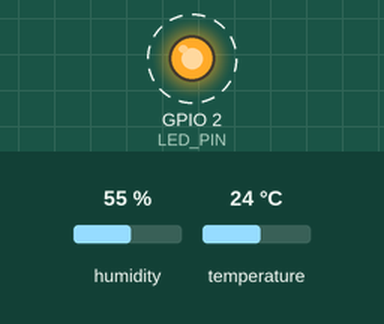
Simulated run of this sketch. Board: ESP32. Parts: output pins drawn as LEDs (lit = HIGH). Dashed ring = blinking. The test bench sets the inputs (shaded band); at power-on: humidity 55 %, temperature 24 °C. What the sketch prints to the serial monitor is not drawn.

Above: at 1.0 s.
Timing chart, 0 to 5.1 s (numbered marks = the images above):
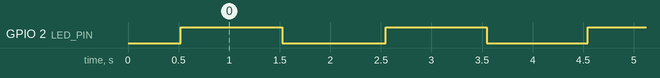

The sketch:

freertos_sensor_dashboard.ino
```cpp
// ============================================================
//  FreeRTOS Real-Time Sensor Dashboard
//  Hardware : ESP32-WROOM-32E
//  Sensors  : DHT11 (GPIO4), LED (GPIO2)
//  Tasks    : LED blink @ 1s | DHT11 read @ 2s via UART
// ============================================================
//  Library required: "DHT sensor library" by Adafruit
//  Install via: Arduino IDE → Library Manager → search "DHT sensor library"
//  Also install its dependency: "Adafruit Unified Sensor"
// ============================================================

#include <Arduino.h>
#include "DHT.h"

// ── Pin definitions ──────────────────────────────────────────
#define LED_PIN     2       // Built-in LED on most ESP32 DevKitC boards
#define DHT_PIN     4       // DHT11 data line → GPIO4
#define DHT_TYPE    DHT11

// ── FreeRTOS task handles (optional, useful for debugging) ───
TaskHandle_t ledTaskHandle   = NULL;
TaskHandle_t dhtTaskHandle   = NULL;

// ── DHT sensor object ────────────────────────────────────────
DHT dht(DHT_PIN, DHT_TYPE);

// ============================================================
//  Task 1: LED Blink
//  Toggles the LED every 1 second independently of all other tasks.
// ============================================================
void ledBlinkTask(void *pvParameters) {
  pinMode(LED_PIN, OUTPUT);

  Serial.println("[LED Task] Started on core " + String(xPortGetCoreID()));

  while (true) {
    digitalWrite(LED_PIN, HIGH);
    vTaskDelay(pdMS_TO_TICKS(1000));   // ON for 1 second

    digitalWrite(LED_PIN, LOW);
    vTaskDelay(pdMS_TO_TICKS(1000));   // OFF for 1 second
  }
}

// ============================================================
//  Task 2: DHT11 Sensor Read
//  Reads temperature and humidity every 2 seconds,
//  streams results over UART to the Serial Monitor.
// ============================================================
void dhtSensorTask(void *pvParameters) {
  dht.begin();

  // Small startup delay so DHT11 can initialise (it needs ~1s after power-on)
  vTaskDelay(pdMS_TO_TICKS(2000));

  Serial.println("[DHT Task] Started on core " + String(xPortGetCoreID()));

  while (true) {
    float humidity    = dht.readHumidity();
    float tempC       = dht.readTemperature();       // Celsius
    float tempF       = dht.readTemperature(true);   // Fahrenheit

    // Check for failed readings
    if (isnan(humidity) || isnan(tempC)) {
      Serial.println("[DHT Task] ERROR: Failed to read from DHT11 sensor!");
      Serial.println("           Check wiring: VCC→3.3V, GND→GND, DATA→GPIO4");
      Serial.println("           Ensure 10kΩ pull-up resistor on DATA line.");
    } else {
      // Print formatted output to Serial Monitor
      Serial.println("────────────────────────────");
      Serial.printf("  Temperature : %.1f °C  /  %.1f °F\n", tempC, tempF);
      Serial.printf("  Humidity    : %.1f %%\n", humidity);

      // Heat index (feels-like temperature)
      float heatIndex = dht.computeHeatIndex(tempC, humidity, false);
      Serial.printf("  Heat index  : %.1f °C\n", heatIndex);
      Serial.println("────────────────────────────");
    }

    vTaskDelay(pdMS_TO_TICKS(2000));  // Wait 2 seconds before next reading
  }
}

// ============================================================
//  setup() — runs once on boot
// ============================================================
void setup() {
  Serial.begin(115200);
  delay(500);  // Let Serial settle

  Serial.println("\n╔══════════════════════════════╗");
  Serial.println("║  FreeRTOS Sensor Dashboard   ║");
  Serial.println("╚══════════════════════════════╝");
  Serial.println("Spawning tasks...\n");

  // ── Create LED Blink Task ──────────────────────────────────
  // Parameters: function, name, stack size (bytes), param, priority, handle, core
  xTaskCreatePinnedToCore(
    ledBlinkTask,     // Task function
    "LED_Blink",      // Task name (for debugging)
    1024,             // Stack size in bytes (1KB is plenty for a blink task)
    NULL,             // No parameters passed
    1,                // Priority (1 = low, higher number = higher priority)
    &ledTaskHandle,   // Task handle
    0                 // Pin to Core 0
  );

  // ── Create DHT11 Sensor Task ───────────────────────────────
  xTaskCreatePinnedToCore(
    dhtSensorTask,    // Task function
    "DHT11_Sensor",   // Task name
    4096,             // Stack size (4KB — DHT library + Serial.printf need this much)
    NULL,             // No parameters
    1,                // Same priority as LED task — scheduler runs both fairly
    &dhtTaskHandle,   // Task handle
    1                 // Pin to Core 1 (ESP32 has 2 cores — spread the load)
  );

  Serial.println("Both tasks running. Open Serial Monitor at 115200 baud.\n");
}

// ============================================================
//  loop() — intentionally empty
//  FreeRTOS scheduler owns execution from here.
// ============================================================
void loop() {
  // Nothing here — FreeRTOS handles all scheduling.
  // vTaskDelete(NULL) would delete this task entirely if desired.
  vTaskDelay(pdMS_TO_TICKS(10000));
}
```

Measured:
- by itself, GPIO 2 (LED_PIN): alternates HIGH for 1.0 s and LOW for 1.0 s
